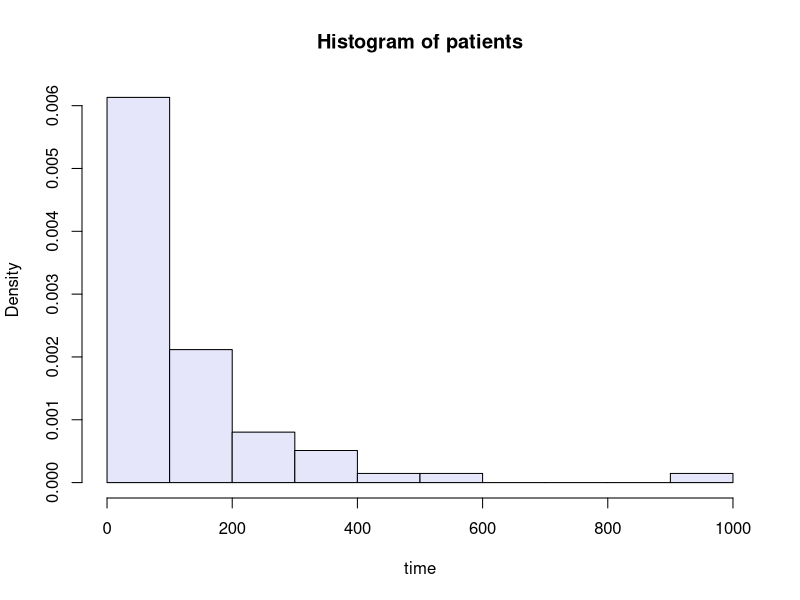
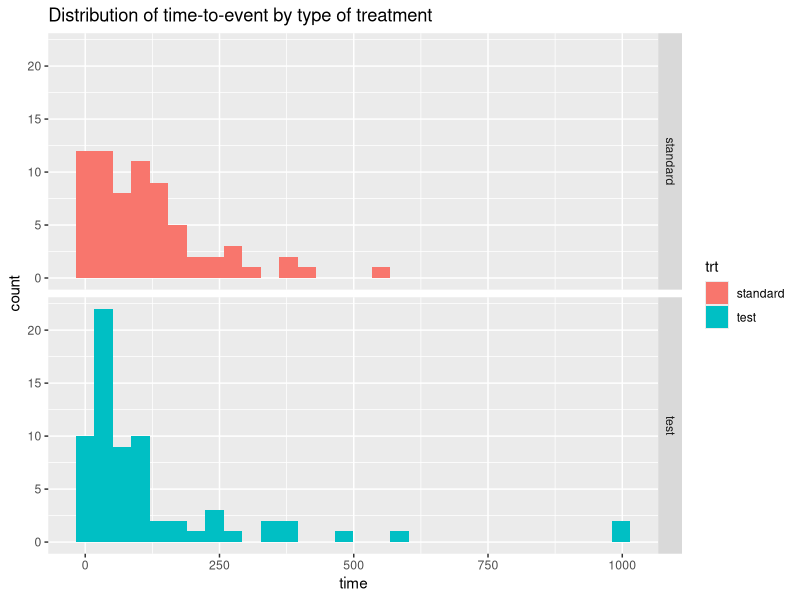
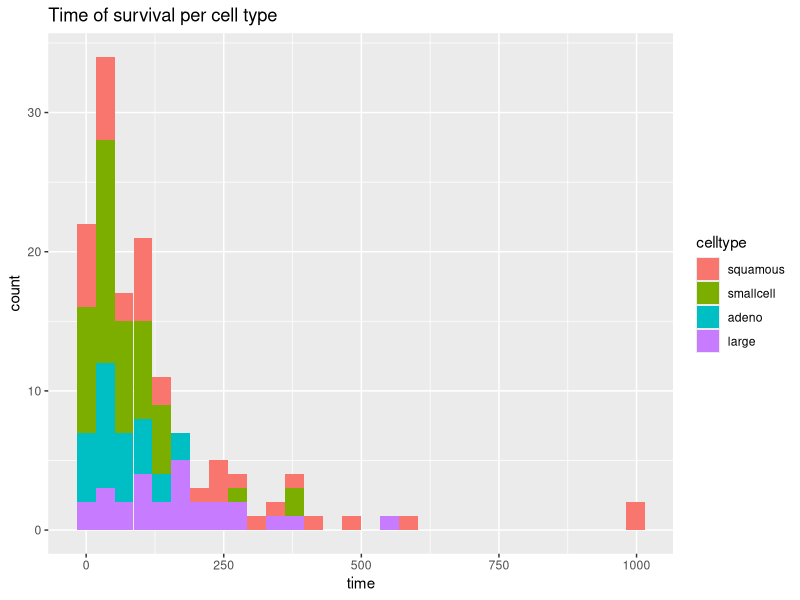
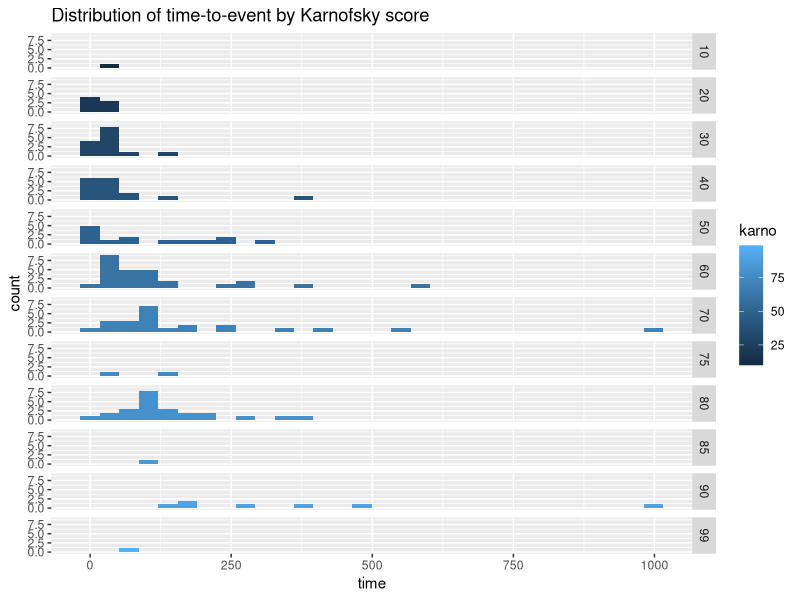

Generate these figures, in order, with R: (Note: this script raises an error after producing the figures.)
## ---- chunk 1
knitr::opts_chunk$set(echo = TRUE)
## ---- chunk 2
# Libraries
library(survival) 
library(survminer) 
library(ranger) 
library(ggplot2) 
library(dplyr) 
library(ggfortify)
library(GGally)
## ---- chunk 3
#The dataset
data(veteran)
str(veteran)
## ---- chunk 4
veteran_mutate <- mutate(veteran,
  trt = factor(trt, labels = c("standard", "test")), #factorizing treatment
  prior = factor(prior, labels = c("no", "yes")), #factorizing prior treatment status
  age.g = factor(age < 65 ,levels = c(FALSE, TRUE), labels = c("old", "young")), #age groups
  karno.g = cut(karno, breaks=c(0, 25, 50, 75, 100), labels = c("very bad","bad","good", "very good")) #karno groups
  )
## ---- chunk 5
summary(veteran_mutate)
## ---- chunk 6
hist(veteran_mutate$time, freq = FALSE, col = 'lavender', xlab='time', main='Histogram of patients')
## ---- chunk 7
ggplot(data = veteran_mutate, aes(x = time, fill = trt)) + 
  geom_histogram() + 
  facet_grid(trt ~.) + 
  ggtitle("Distribution of time-to-event by type of treatment")
## ---- chunk 8
ggplot(data = veteran_mutate, aes(x = time, fill = celltype)) + 
  geom_histogram() + 
  ggtitle("Time of survival per cell type")
## ---- chunk 9
ggplot(data = veteran_mutate, aes(x = time, fill = karno)) + 
  geom_histogram() + 
  facet_grid(karno ~.) + 
  ggtitle("Distribution of time-to-event by Karnofsky score")
## ---- chunk 10
# we use the treatment class (standard or test):
fit1 <- survfit(Surv(time, status) ~ trt, data=veteran_mutate)
summary(fit1)$table
## ---- chunk 11
# we can also use autoplot for visualization (nstead of ggplot)
ggsurvplot(
  fit1,                     #survival model we want to plot 
  pval = TRUE,              #display p-value of log-rank test
  conf.int = TRUE,          #plot a confidence interval for each curve
  xlab = "Study duration (days)",
  break.time.by = 150,      # break X axis in time intervals by 150.
  ggtheme = theme_minimal(),  # customize theme with a grid for better readability 
  risk.table = "abs_pct",   # absolute number and percentage at risk
  risk.table.y.text.col = TRUE, # color risk table text annotations
  risk.table.y.text = TRUE, # show names in text annotations in legend of risk table.
                            # 
  ncensor.plot = TRUE,      # plot the number of censored subjects at time t
  surv.median.line = "hv"   # add the median survival pointer
)
## ---- chunk 12
ggsurvplot(fit1,
          conf.int = TRUE,
          ggtheme = theme_bw(), 
          fun = "log")
## ---- chunk 13
ggsurvplot(fit1,
          conf.int = TRUE,
          ggtheme = theme_bw(), 
          fun = "event")
## ---- chunk 14
ggsurvplot(fit1,
          conf.int = TRUE,
          ggtheme = theme_bw(), 
          fun = "cumhaz")
## ---- chunk 15
# survfit for karno:
fit2 <- survfit(Surv(time, status) ~ karno, data=veteran_mutate)
summary(fit2)$table
## ---- chunk 16
# KM plot for karno (commenting out the risk table ggplot messes up the display when there are too many panels.)
ggsurvplot(
  fit2,                     #survival model we want to plot 
  pval = TRUE,              #display p-value of log-rank test
  conf.int = TRUE,          #plot a confidence interval for each curve
  xlab = "Study duration (days)",
  break.time.by = 150,      # break X axis in time intervals by 150.
  ggtheme = theme_minimal(),  # customize theme with a grid for better readability 
  #risk.table = "abs_pct",   # absolute number and percentage at risk
  #risk.table.y.text.col = TRUE, # color risk table text annotations 
  #risk.table.y.text = FALSE,  
                            # 
  #ncensor.plot = FALSE,      # removing this as well to save space on the plot
  #surv.median.line = "hv"   # add the median survival pointer
)
## ---- chunk 17
ggsurvplot(fit2,
          conf.int = TRUE,
          ggtheme = theme_bw(), 
          fun = "log")
## ---- chunk 18
ggsurvplot(fit2,
          conf.int = TRUE,
          ggtheme = theme_bw(), 
          fun = "event")
## ---- chunk 19
ggsurvplot(fit2,
          conf.int = TRUE,
          ggtheme = theme_bw(), 
          fun = "cumhaz")
## ---- chunk 20
# survfit for celltype:
fit3 <- survfit(Surv(time, status) ~ celltype, data=veteran_mutate)
summary(fit3)$table
## ---- chunk 21
# KM plot for celltype (commenting out the risk table ggplot messes up the display when there are too many panels.)
ggsurvplot(
  fit3,                     #survival model we want to plot 
  pval = TRUE,              #display p-value of log-rank test
  conf.int = TRUE,          #plot a confidence interval for each curve
  xlab = "Study duration (days)",
  break.time.by = 150,      # break X axis in time intervals by 150.
  ggtheme = theme_minimal(),  # customize theme with a grid for better readability 
  #risk.table = "abs_pct",   # absolute number and percentage at risk
  #risk.table.y.text.col = TRUE, # color risk table text annotations 
  #risk.table.y.text = FALSE,  
                            # 
  #ncensor.plot = FALSE,      # removing this as well to save space on the plot
  #surv.median.line = "hv"   # add the median survival pointer
)
## ---- chunk 22
ggsurvplot(fit3,
          conf.int = TRUE,
          ggtheme = theme_bw(), 
          fun = "log")
## ---- chunk 23
ggsurvplot(fit3,
          conf.int = TRUE,
          ggtheme = theme_bw(), 
          fun = "event")
## ---- chunk 24
ggsurvplot(fit3,
          conf.int = TRUE,
          ggtheme = theme_bw(), 
          fun = "cumhaz")
## ---- chunk 25
#Fit univariate cox model
fit_cox_uni <- coxph(Surv(time, status) ~ trt, data = veteran_mutate)
summary(fit_cox_uni)
## ---- chunk 26
# Fit multivariate model
fit_cox_multi <- coxph(Surv(time, status) ~ ., data = veteran_mutate)
summary(fit_cox_multi)
## ---- chunk 27
# ranger model
r_fit <- ranger(Surv(time, status) ~ trt + celltype + 
                     karno + diagtime + age + prior,
                     data = veteran_mutate,
                     mtry = 4,
                     importance = "permutation",
                     splitrule = "extratrees",
                     verbose = TRUE)

# Average the survival models
death_times <- r_fit$unique.death.times 
surv_prob <- data.frame(r_fit$survival)
avg_prob <- sapply(surv_prob,mean)

# Plot the survival models for each patient
plot(r_fit$unique.death.times,r_fit$survival[1,], 
     type = "l", 
     ylim = c(0,1),
     col = "red",
     xlab = "Days",
     ylab = "survival",
     main = "Patient Survival Curves")

#
cols <- colors()
for (n in sample(c(2:dim(veteran)[1]), 20)){
  lines(r_fit$unique.death.times, r_fit$survival[n,], type = "l", col = cols[n])
}
lines(death_times, avg_prob, lwd = 2)
legend(500, 0.7, legend = c('Average = black'))
## ---- chunk 28
#ranking variable importance
vi <- data.frame(sort(round(r_fit$variable.importance, 4), decreasing = TRUE))
names(vi) <- "importance"
head(vi)
## ---- chunk 29
fit <- coxph(Surv(time, status) ~ ., data = veteran_mutate)
## ---- chunk 30
fit.aic <- step(fit)
summary(fit.aic)
## ---- chunk 31
b.aic <- coef(fit.aic)
## ---- chunk 32
fit.manual <- coxph(Surv(time, status)~ celltype + karno, data = veteran)
b.manual <- coef(fit.manual)
## ---- chunk 33
library(glmnet)
veteran_mutate$y <-with(veteran_mutate, Surv(time, status))
veteran_no_time <- select(veteran_mutate, -time,-status)
X <- model.matrix(y ~ ., data = veteran_no_time)[, -1]
head(X)
y <- veteran_mutate$y 
fit.net <- cv.glmnet(X, y, family="cox")
b.enet.all <- coef(fit.net, s = "lambda.min")
b.enet <- b.enet.all[b.enet.all != 0]
names(b.enet) <- colnames(X)[as.logical(b.enet.all != 0)]
## ---- chunk 34
fit.ccp <- plyr::adply(X, 2, function(x) broom::tidy(coxph(y ~ x)))
print(fit.ccp)
str(fit.ccp)
b.CCP <- with(fit.ccp, structure(estimate, names = as.character(X1)))
## ---- chunk 35

## ---- chunk 36
models_coefficients <- tibble(
  method = c("manual", "aic", "enet", "ccp"),
  coefficients = list(b.manual, b.aic, b.enet, b.CCP)
)
models_coefficients
## ---- chunk 37
veteran_prediction <- select(veteran,-status)
## ---- chunk 38
library (pROC)
## ---- chunk 39
veteran_prediction$predictiona_aic <- predict(fit.aic, newdata =veteran_prediction, type="lp" )
veteran_prediction$predictiona_manual <- predict(fit.manual, newdata =veteran_prediction, type="lp" )
veteran_prediction$predictiona_net <- predict(fit.net, newx = X, s = "lambda.min")
## ---- chunk 40
roc(veteran$status,veteran_prediction$predictiona_aic , 
    smoothed = TRUE,
    ci = TRUE, ci.alpha = 0.9, stratified = FALSE,
    plot = TRUE, auc.polygon=TRUE, max.auc.polygon=TRUE, grid = TRUE,
    print.auc=TRUE, show.thres=TRUE)

roc(veteran$status,veteran_prediction$predictiona_manual , 
    smoothed = TRUE,
    ci = TRUE, ci.alpha = 0.9, stratified = FALSE,
    plot = TRUE, auc.polygon=TRUE, max.auc.polygon=TRUE, grid = TRUE,
    print.auc=TRUE, show.thres=TRUE)

roc(veteran$status,veteran_prediction$predictiona_net , 
    smoothed = TRUE,
    ci = TRUE, ci.alpha = 0.9, stratified = FALSE,
    plot = TRUE, auc.polygon=TRUE, max.auc.polygon=TRUE, grid = TRUE,
    print.auc=TRUE, show.thres=TRUE)
## ---- chunk 41
vfit <- coxph(Surv(time, status) ~ trt + prior + karno, veteran)
vfit
## ---- chunk 42
coxph(formula = Surv(time, status) ~ trt + prior + karno, data = veteran)
## ---- chunk 43
quantile(veteran$karno)
## ---- chunk 44
zp <- cox.zph(vfit, transform= function(time) log(time +20))
zp
## ---- chunk 45
plot(zp[3]) # a plot for the 3rd variable in the fit
abline(0,0, col=2)
abline(h= vfit$coef[3], col=3, lwd=2, lty=2)
## ---- chunk 46
#splitting the dataset into 3 epocs and saving this into a new dataset called vet2
vet2 <- survSplit(Surv(time, status) ~ ., data= veteran, cut=c(90, 180),
episode= "tgroup", id="id")
vet2[1:7, c("id", "tstart", "time", "status", "tgroup", "age", "karno")]
## ---- chunk 47
# repeating the coxph on this new dataset (vet2)
vfit2 <- coxph(Surv(tstart, time, status) ~ trt + prior +
karno:strata(tgroup), data=vet2)
vfit2
## ---- chunk 48
#using cox.zph on the new fit
cox.zph(vfit2)
## ---- chunk 49
vfit2$means
## ---- chunk 50
aa_fit <-aareg(Surv(time, status) ~ trt + celltype +
                 karno + diagtime + age + prior , 
                 data = veteran)
aa_fit
## ---- chunk 51
autoplot(aa_fit)
## ---- chunk 52
aa_fit2 <-aareg(Surv(time, status) ~ trt + celltype +
                 karno + diagtime + age + prior , 
                 data = veteran)
aa_fit2
## ---- chunk 53
#visual comparison of survival models (KM, Cox, RF)

km_fit <- survfit(Surv(time, status) ~ 1, data=veteran)
cox <- coxph(Surv(time, status) ~ trt + celltype + karno + diagtime + age + prior , data = veteran)
cox_fit <- survfit(cox)

# Set up for ggplot
kmi <- rep("KM",length(km_fit$time))
km_df <- data.frame(km_fit$time,km_fit$surv,kmi)
names(km_df) <- c("Time","Surv","Model")

coxi <- rep("Cox",length(cox_fit$time))
cox_df <- data.frame(cox_fit$time,cox_fit$surv,coxi)
names(cox_df) <- c("Time","Surv","Model")

rfi <- rep("RF",length(r_fit$unique.death.times))
rf_df <- data.frame(r_fit$unique.death.times,avg_prob,rfi)
names(rf_df) <- c("Time","Surv","Model")

plot_df <- rbind(km_df,cox_df,rf_df)

p <- ggplot(plot_df, aes(x = Time, y = Surv, color = Model))
p + geom_line()
